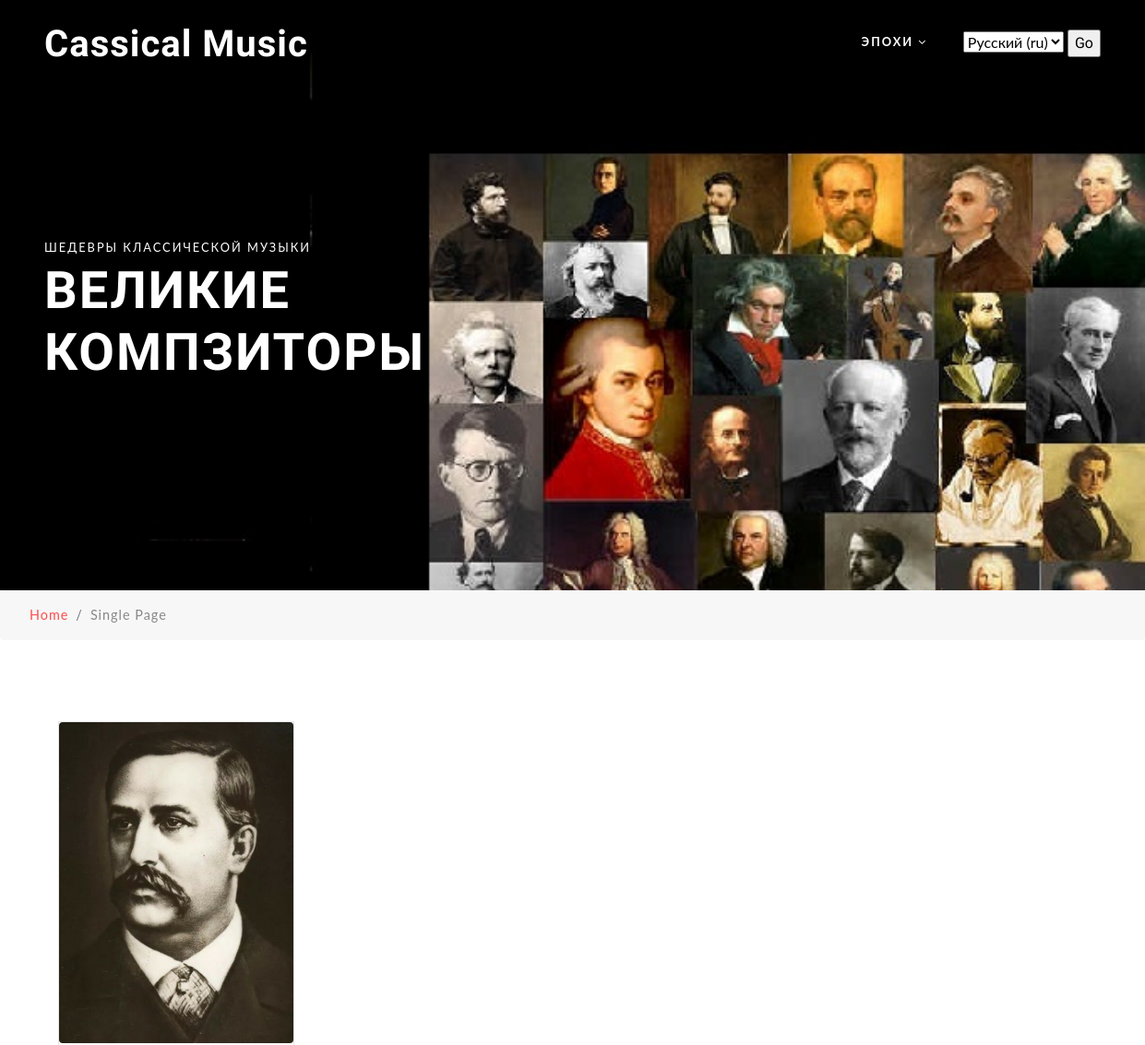
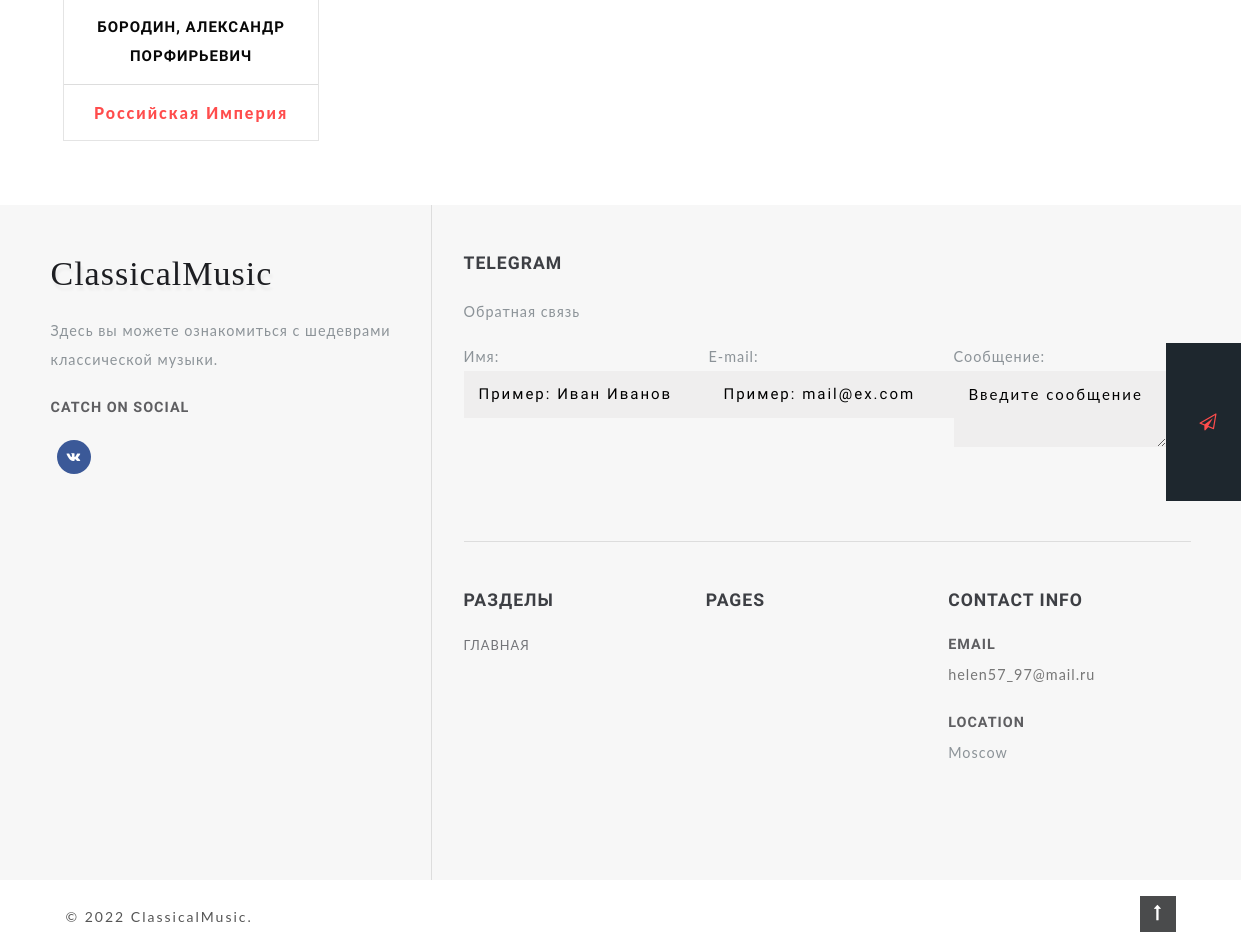
The page / on the database its author committed (2 pictures, top to bottom).
### classicalmusic/models.py (models this page shows, shortened)
class Composer(models.Model):
    name = models.CharField("Имя", max_length=100)
    dateOfBirth = models.DateField("Дата_рождения", default=date.today())
    dateOfDeath = models.DateField("Дата_смерти", default='')
    placeOfBirth = models.CharField("Место_рождения", max_length=100)
    placeOfDeath = models.CharField("Место_смерти", max_length=100)
    country = models.CharField("Страна", max_length=100)
    photo = models.ImageField("Фотография", upload_to="composers/")
    description = models.TextField("Описание")
    eras = models.ForeignKey(
        Era, verbose_name="Эпоха", on_delete=models.SET_NULL, null=True
    )
    url = models.SlugField(max_length=160, unique=True)
    draft = models.BooleanField("Черновик", default=False)
    wikiurl = models.CharField("СсылкаВики", max_length=150, default="")
    def get_absolute_url(self):
        return reverse("composer_detail", kwargs={"slug": self.url})
    class Meta:
        verbose_name = "Композитор"
        verbose_name_plural = "Композиторы"

### classicalmusic/views.py (the view)
# urls.py: path("", views.ComposerView.as_view()),
class ComposerView(ListView):
    model = Composer
    queryset = Composer.objects.filter(draft=False)
    template_name = "classicalmusic/composer_list.html"

### templates/classicalmusic/composer_list.html (shortened to what this page needs)
{% extends 'classicalmusic/base.html' %}
{% load static i18n %}
{% block header %} b1 {% endblock header %}
{% block composer %}
    <div class="left-ads-display col-lg-9">
                        <div class="row">
                            {% for composer in composer_list %}
                            <div class="col-md-4 product-men">
                                <div class="product-shoe-info editContent text-center mt-lg-4" >
                                    <div class="men-thumb-item">
                                        <img src="{{ composer.photo.url }}" class="img-fluid" alt="" >
                                    </div>
                                    <div class="item-info-product">
                                        <h4 class="">
                                            <a href="{{ composer.get_absolute_url }}" class="editContent" >
                                                {{ composer.name }}
                                            </a>
                                        </h4>
                                        <div class="product_price">
                                            <div class="grid-price">
                                                <span class="money editContent" >{{ composer.country }}</span>
                                            </div>
                                        </div>
                                    </div>
                                </div>
                            {% endfor %}
                            </div>
                        </div>
                    </div>
{% endblock composer %}

### static/css/style.css (style rules this page uses)
html, body { margin: 0; font-size: 100%; background: #fff; font-family: 'Lato', sans-serif; scroll-behavior: smooth; }
body a { text-decoration: none; transition: 0.5s all; -webkit-transition: 0.5s all; -moz-transition: 0.5s all; -o-transition: 0.5s all; -ms-transition: 0.5s all; }
h1, h2, h3, h4, h5, h6 { margin: 0; letter-spacing: 1px; font-weight: 600; font-family: 'Source Sans Pro', sans-serif; }
body img { border-radius: 4px; -webkit-border-radius: 4px; -o-border-radius: 4px; -moz-border-radius: 4px; -ms-border-radius: 4px; }
.product-shoe-info { padding: 0 0 15px 0; border: 1px solid #e4e4e4; }
.item-info-product h4 a { color: #080808; font-size: 15px; letter-spacing: 1px; text-transform: uppercase; font-weight: 700; }
span.money { font-size: 1em; font-weight: 800; color: #ff4c4c; letter-spacing: 2px; }
.product_price { margin: 1em 0 0 0; padding: 1em 0 0 0; border-top: 1px solid #ddd; }
.men-thumb-item { position: relative; }
.item-info-product h4 { margin-top: 0.5em; }

### rows shown on the page
Composer: photo (picture), name "БОРОДИН, АЛЕКСАНДР ПОРФИРЬЕВИЧ", country "Российская Империя"

### other values the page prints
form field language "Русский (ru)"
